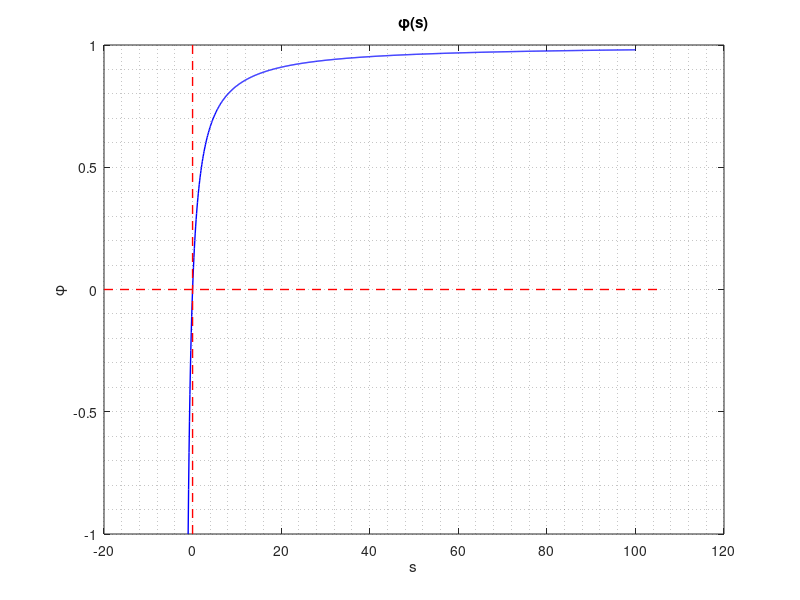

MATLAB code to generate this figure:
clc ; close all ; clear all 
s =-1:0.1:100;
alpha = 0.5 ;
Q = alpha*s./(1+alpha*s);
figure()
plot(s,Q,'color','b','linewidth',1)
grid minor
hold on 
line([0,0],[-1,1],'color','r','linewidth',1,'linestyle','--')
hold on 
line([-20,105],[0,0],'color','r','linewidth',1,'linestyle','--')
hold on 
title('\phi(s)','interpreter','Tex')
xlabel('s','interpreter','Tex')
ylabel('\phi','interpreter','Tex')
